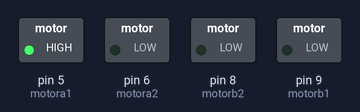
Simulated run of this sketch. Board: Arduino Uno, built with avr-gcc and run on an emulated ATmega328P. Parts: switched loads named in the sketch (green lamp = pin HIGH).

Above: at 0.05 s.
At 2.35 s:
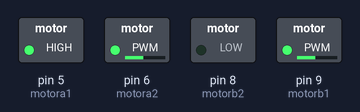
At 4.65 s:
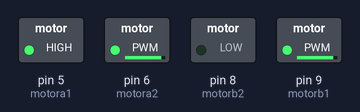
At 6.95 s:
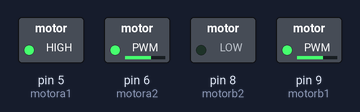
At 9.3 s:
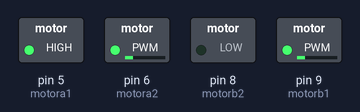
Timing chart, 0 to 11.7 s (numbered marks = the images above):
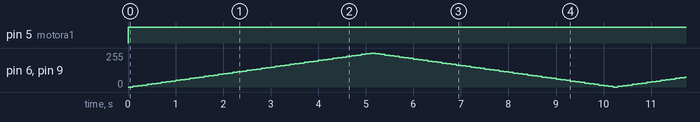

Measured:
- by itself, pin 5 (motora1): LOW → HIGH at 0.00 s

The sketch:

Motor_PWM_Test.ino
```cpp
/*
Varies the speed of two motors from 0 to 100%
Written by Vincent Y
*/


int motora1 = 5;
int motora2 = 6;

int motorb1 = 9;
int motorb2 = 8;

int speeda = 0;    // Speed of motor
int speedb = 0;

int speedchange = 5;    //


void setup(){
  pinMode (motorb1, OUTPUT);
  pinMode (motorb2, OUTPUT);
  pinMode (motora1, OUTPUT);
  pinMode (motora2, OUTPUT);

}
void loop(){
  //In order to change motor direction, change motora1 and motorb2 to high or low
  digitalWrite (motora1, HIGH);
  analogWrite (motora2, speeda);
  analogWrite (motorb1, speeda);
  digitalWrite (motorb2, LOW);


  //analogWrite(PWM_A, speeda);           //Both are told to go at the same speed
  //analogWrite(PWM_B, speeda);

   speeda = speeda + speedchange;      //Increase speed

  if (speeda == 0 || speeda == 255)     //Once the speed reaches 225 or 0 it changes direction
  {
    speedchange = -speedchange ;
  }

  delay(100); //Wait a bit for motor to speed up


}
```
